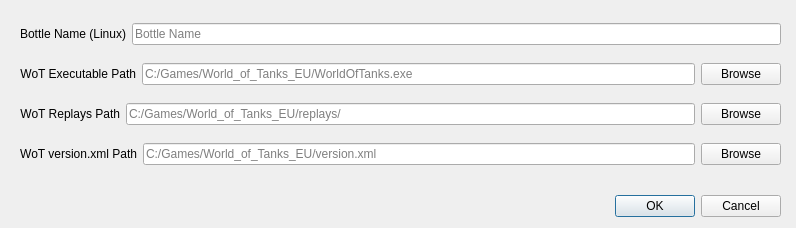
<?xml version="1.0" encoding="UTF-8"?>
<ui version="4.0">
 <class>SettingsDialog</class>
 <widget class="QDialog" name="SettingsDialog">
  <property name="geometry">
   <rect>
    <x>0</x>
    <y>0</y>
    <width>796</width>
    <height>228</height>
   </rect>
  </property>
  <property name="windowTitle">
   <string>Dialog</string>
  </property>
  <widget class="QDialogButtonBox" name="buttonBox">
   <property name="geometry">
    <rect>
     <x>610</x>
     <y>190</y>
     <width>171</width>
     <height>32</height>
    </rect>
   </property>
   <property name="orientation">
    <enum>Qt::Orientation::Horizontal</enum>
   </property>
   <property name="standardButtons">
    <set>QDialogButtonBox::StandardButton::Cancel|QDialogButtonBox::StandardButton::Ok</set>
   </property>
  </widget>
  <widget class="QWidget" name="verticalLayoutWidget">
   <property name="geometry">
    <rect>
     <x>10</x>
     <y>10</y>
     <width>781</width>
     <height>171</height>
    </rect>
   </property>
   <layout class="QVBoxLayout" name="verticalLayout">
    <item>
     <widget class="QWidget" name="widget" native="true">
      <widget class="QWidget" name="">
       <property name="geometry">
        <rect>
         <x>10</x>
         <y>50</y>
         <width>761</width>
         <height>28</height>
        </rect>
       </property>
       <layout class="QHBoxLayout" name="horizontalLayout">
        <item>
         <widget class="QLabel" name="executableLabel">
          <property name="text">
           <string>WoT Executable Path</string>
          </property>
          <property name="alignment">
           <set>Qt::AlignmentFlag::AlignRight|Qt::AlignmentFlag::AlignTrailing|Qt::AlignmentFlag::AlignVCenter</set>
          </property>
         </widget>
        </item>
        <item>
         <widget class="QLineEdit" name="executableLineEdit">
          <property name="placeholderText">
           <string>C:/Games/World_of_Tanks_EU/WorldOfTanks.exe</string>
          </property>
         </widget>
        </item>
        <item>
         <widget class="QPushButton" name="executableBrowseButton">
          <property name="text">
           <string>Browse</string>
          </property>
         </widget>
        </item>
       </layout>
      </widget>
      <widget class="QWidget" name="">
       <property name="geometry">
        <rect>
         <x>10</x>
         <y>130</y>
         <width>761</width>
         <height>28</height>
        </rect>
       </property>
       <layout class="QHBoxLayout" name="horizontalLayout_4">
        <item>
         <widget class="QLabel" name="versionLabel">
          <property name="text">
           <string>WoT version.xml Path</string>
          </property>
          <property name="alignment">
           <set>Qt::AlignmentFlag::AlignRight|Qt::AlignmentFlag::AlignTrailing|Qt::AlignmentFlag::AlignVCenter</set>
          </property>
         </widget>
        </item>
        <item>
         <widget class="QLineEdit" name="versionLineEdit">
          <property name="placeholderText">
           <string>C:/Games/World_of_Tanks_EU/version.xml</string>
          </property>
         </widget>
        </item>
        <item>
         <widget class="QPushButton" name="versionBrowseButton">
          <property name="text">
           <string>Browse</string>
          </property>
         </widget>
        </item>
       </layout>
      </widget>
      <widget class="QWidget" name="">
       <property name="geometry">
        <rect>
         <x>10</x>
         <y>90</y>
         <width>761</width>
         <height>28</height>
        </rect>
       </property>
       <layout class="QHBoxLayout" name="horizontalLayout_3">
        <item>
         <widget class="QLabel" name="replaysLabel">
          <property name="text">
           <string>WoT Replays Path</string>
          </property>
          <property name="alignment">
           <set>Qt::AlignmentFlag::AlignRight|Qt::AlignmentFlag::AlignTrailing|Qt::AlignmentFlag::AlignVCenter</set>
          </property>
         </widget>
        </item>
        <item>
         <widget class="QLineEdit" name="replaysLineEdit">
          <property name="placeholderText">
           <string>C:/Games/World_of_Tanks_EU/replays/</string>
          </property>
         </widget>
        </item>
        <item>
         <widget class="QPushButton" name="replaysBrowseButton">
          <property name="text">
           <string>Browse</string>
          </property>
         </widget>
        </item>
       </layout>
      </widget>
      <widget class="QWidget" name="">
       <property name="geometry">
        <rect>
         <x>10</x>
         <y>10</y>
         <width>761</width>
         <height>28</height>
        </rect>
       </property>
       <layout class="QHBoxLayout" name="horizontalLayout_2">
        <item>
         <widget class="QLabel" name="bottleNameLabel">
          <property name="text">
           <string>Bottle Name (Linux)</string>
          </property>
          <property name="alignment">
           <set>Qt::AlignmentFlag::AlignRight|Qt::AlignmentFlag::AlignTrailing|Qt::AlignmentFlag::AlignVCenter</set>
          </property>
         </widget>
        </item>
        <item>
         <widget class="QLineEdit" name="bottleNameLineEdit">
          <property name="text">
           <string/>
          </property>
          <property name="placeholderText">
           <string>Bottle Name</string>
          </property>
         </widget>
        </item>
       </layout>
      </widget>
     </widget>
    </item>
   </layout>
  </widget>
 </widget>
 <resources/>
 <connections>
  <connection>
   <sender>buttonBox</sender>
   <signal>accepted()</signal>
   <receiver>SettingsDialog</receiver>
   <slot>accept()</slot>
   <hints>
    <hint type="sourcelabel">
     <x>248</x>
     <y>254</y>
    </hint>
    <hint type="destinationlabel">
     <x>157</x>
     <y>274</y>
    </hint>
   </hints>
  </connection>
  <connection>
   <sender>buttonBox</sender>
   <signal>rejected()</signal>
   <receiver>SettingsDialog</receiver>
   <slot>reject()</slot>
   <hints>
    <hint type="sourcelabel">
     <x>316</x>
     <y>260</y>
    </hint>
    <hint type="destinationlabel">
     <x>286</x>
     <y>274</y>
    </hint>
   </hints>
  </connection>
 </connections>
</ui>
